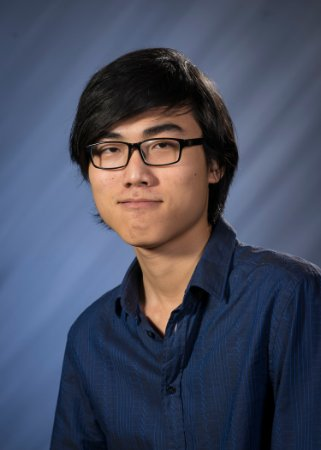
#> input picture dataset/chau/chau1.png, 321 x 450 px
$ python -i recog_img.py   (imports and definitions only)
#> lines starting #> are read from the running program, lines starting #| are printed output that depends on the picture
#> further down, picture is the input picture: shape (450, 321, 3); mean B, G, R 95, 75.5, 70
"""
Good file to test the accuracy of training data

Test predcit image
"""

import cv2
import pickle
import argparse

# global
FACE_SIZE = 165
subjects = ["dummy label", "Khoa", "C Tu", "Chau"]
face_recognizer = None
name_list = []


# [21 lines left out: function draw_rect, not called in this run]

def detect_face(img):
    """
    function to detect face, using openCV

    :param img, <ndarray> input image
    """

    # convert img to gray scale, as opencv face detector expects
    # gray images
    gray = cv2.cvtColor(img, cv2.COLOR_BGR2GRAY)
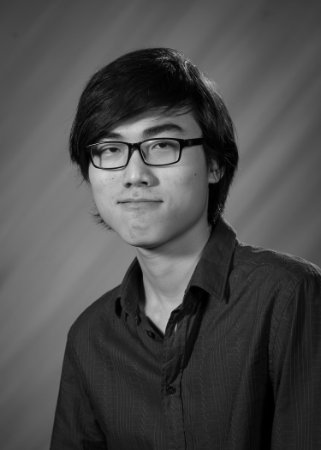
#> gray: shape (450, 321); min 0, max 221, mean 76.1

    # load face detector
    face_cascade = cv2.CascadeClassifier("../cv_train/haarcascade_frontalface_default.xml")

    # detect face
    faces = face_cascade.detectMultiScale(gray, scaleFactor=1.2, minNeighbors=5)
#> faces = [[71, 93, 143, 143]]

    # if no faces detected, return orignal img
    if len(faces) == 0:
        return None, None

    # extract first face
    (x, y, w, h) = faces[0]
#> x = 71; y = 93; w = 143; h = 143

    # return only face part of image
    face = cv2.resize(gray[y: y+h, x:x+w], (FACE_SIZE, FACE_SIZE))
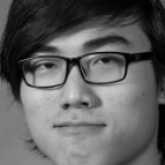
#> face: shape (165, 165); min 0, max 219, mean 95.9
    return face, faces[0]

# [104 lines left out: functions predict, init, main, not called in this run]


# [2 lines not run here, left out]

>>> import cv2
>>> picture = cv2.imread('../dataset/chau/chau1.png')
>>> result = detect_face(picture)
